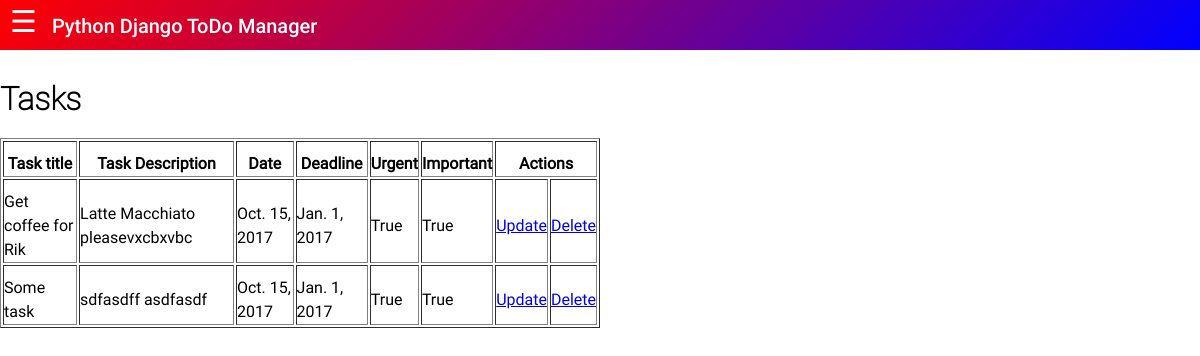
Before: / with the older database file.
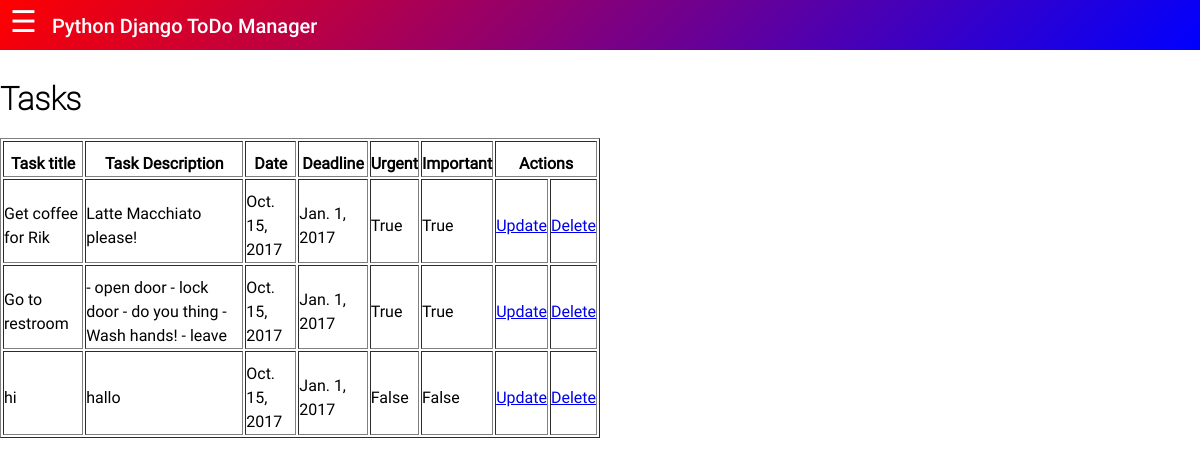
After: the same page with the newer database file.
### pdcrud/models.py (models this page shows, shortened)
class Task(models.Model):
	title = models.CharField(max_length=100)
	description = models.TextField(max_length=200)
	date = models.DateField(auto_now_add=True)
	deadline = models.DateField()
	urgent = models.BooleanField()
	important = models.BooleanField()

### pdcrud/views.py (the view)
# urls.py: url(r'^$', views.readall, name='readall'),
def readall(request):
    tasks = Task.objects.all()
    return render(request, 'pdcrud/tasks.html', {'tasks': tasks})

### pdcrud/templates/pdcrud/tasks.html
{% extends "pdcrud/base.html" %}
{% block content %}
<h2>Tasks</h2>
<table align="center" border="1" width="50%">
    <tr>
        <th>
            <p class="text">Task title</p>
        </th>
        <th>
            <p class="text">Task Description</p>
        </th>
        <th>
            <p class="text">Date</p>
        </th>
	<th>
            <p class="text">Deadline</p>
        </th>
	<th>
            <p class="text">Urgent</p>
        </th>
	<th>
            <p class="text">Important</p>
        </th>
        <th colspan="2">
            <p class="text">Actions</p>
        </th>
    </tr>
    {% for task in tasks %}
    <tr>
        <td>
            <p class="text">{{ task.title }}</p>
        </td>
        <td>
            <p class="text">{{ task.description }}</p>
        </td>
        <td>
            <p class="text">{{ task.date }}</p>
        </td>
        <td>
            <p class="text">{{ task.deadline }}</p>
        </td>
	<td>
            <p class="text">{{ task.urgent }}</p>
        </td>
	<td>
            <p class="text">{{ task.important }}</p>
        </td>
        <td>
            <p class="text"><a href="/update/{{ task.id }}">Update</a></p>
        </td>
        <td>
            <p class="text"><a href="/delete/{{ task.id }}">Delete</a></p>
        </td>
    </tr>
    {% empty %}
    <tr>
    <td colspan="4">
        <p class="text">No Tasks as of now!</p>
    </td>
    </tr>
    {% endfor %}
</table>
{% endblock %}

### pdcrud/templates/pdcrud/base.html (shortened to what this page needs)
{% load static %}
<link rel="stylesheet" type="text/css" href="{% static 'pdcrud/style.css' %}"/>
<!DOCTYPE html>
<html lang="en">
<head>
</head>
<body>
    <header>
        <div class="header_menu">
            <div class="side_menu_toggle">
                <a onclick="toggle_visibility(['side_menu'])">&#9776;</a>
            </div>
        </div>
        <div id="st" class="site_title"><h1 class="header_title">Python Django ToDo Manager</h1></div>
    </header>
    <main class="">
        {% block content %}
        {% endblock %}
    </main>
</body>
</html>

### pdcrud/static/pdcrud/style.css (style rules this page uses)
* { margin: 0; padding: 0; }
header { float: left; width: 100%; background: linear-gradient(135deg, red, blue); background-size: 100% 100%; height: 50px; position: fixed; z-index: 100; }
div.header_menu { float: left; height: 40px; padding: 4px 5px 5px 10px; font-size: 30px; color: #ffffff; }
div.site_title { font-family: Roboto-Medium, sans-serif; float: left; height: 40px; font-size: 20px; color: #ffffff; }
h1.header_title { font-family: Roboto-Medium, sans-serif; font-size: 20px; float: left; padding: 14px 10px 4px; font-weight: normal; }
main { float: left; width: 100%; margin-top: 80px; margin-bottom: 80px; background-color: #ffffff; }
h1 { font-family: Roboto-Bold, sans-serif; }
h2 { float: left; width: 100%; margin-bottom: 20px; font-family: Roboto-Thin, sans-serif; font-size: 32px; }
.text { margin-top: 10px; font-family: Roboto-Regular, sans-serif; font-size: 16px; line-height: 150%; }

Changed rows visible on the page:
removed Task: title "Some task", description "sdfasdff asdfasdf", date "Oct. 15, 2017", deadline "Jan. 1, 2017", urgent "True", important "True"
changed Task "Get coffee for Rik": description "Latte Macchiato pleasevxcbxvbc" → "Latte Macchiato please!"
added Task: title "Go to restroom", description "- open door - lock door - do you thing - Wash hands! - leave", date "Oct. 15, 2017", deadline "Jan. 1, 2017", urgent "True", important "True"
added Task: title "hi", description "hallo", date "Oct. 15, 2017", deadline "Jan. 1, 2017", urgent "False", important "False"
